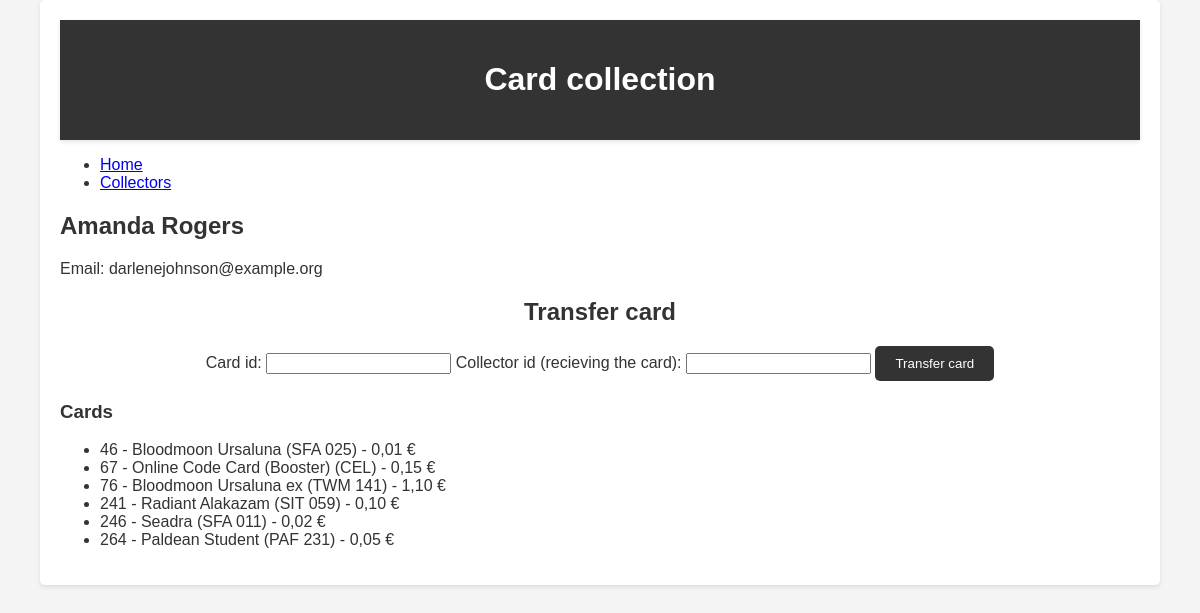
The app's page /collector/1, older data.
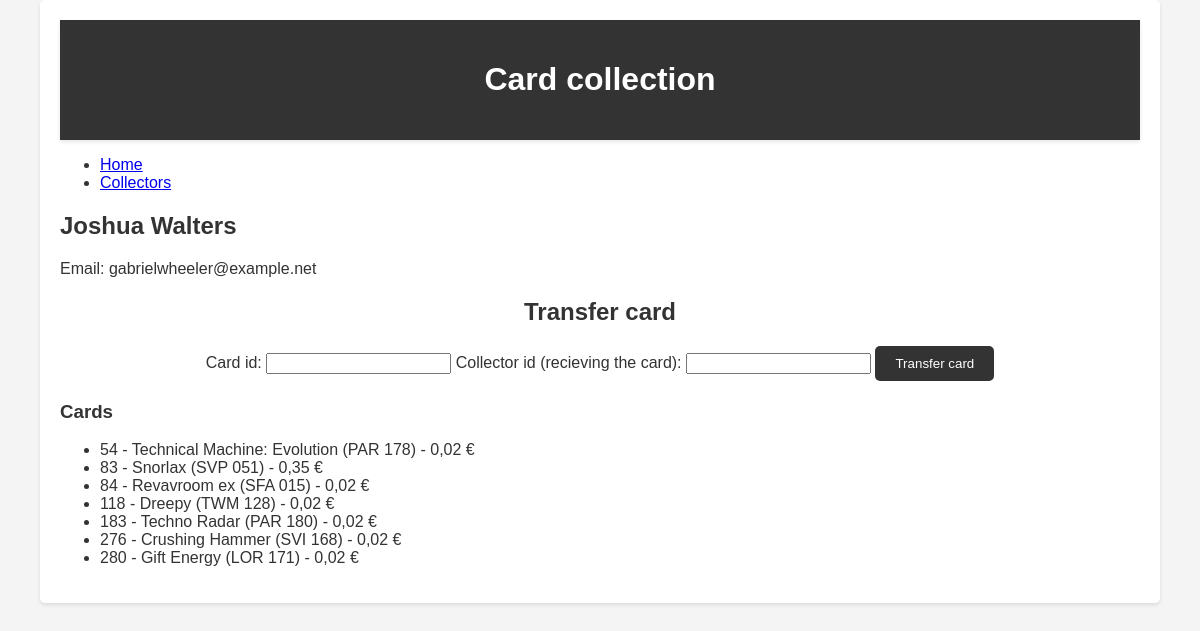
The same page, newer data.
### tables this page shows
CREATE TABLE ZBIRATELJ(
                id_zbiratelj INTEGER PRIMARY KEY,
                ime VARCHAR(255) NOT NULL,
                priimek VARCHAR(255) NOT NULL,
                eposta VARCHAR(255)
                );

CREATE TABLE KARTA(
                id_karta INTEGER PRIMARY KEY,
                ime VARCHAR(255) NOT NULL,
                zaloga INT NOT NULL,
                cena INT NOT NULL,
                slika VARCHAR(255)
                );

### app.py (the view)
@app.route('/collector/<int:id>')
def collector(id):
    conn = get_db_connection()
    collector = conn.execute('SELECT * FROM ZBIRATELJ WHERE id_zbiratelj = ?', (id,)).fetchone()
    cards = conn.execute('''
        SELECT KARTA.* FROM KARTA
        JOIN ZBIRATELJ_KARTA ON KARTA.id_karta = ZBIRATELJ_KARTA.id_karta
        WHERE ZBIRATELJ_KARTA.id_zbiratelj = ?
    ''', (id,)).fetchall()
    conn.close()
    return render_template('collector.html', collector=collector, cards=cards)

### app.py (called while the page is built)
def get_db_connection():
    conn = sqlite3.connect('cards.db')
    conn.row_factory = sqlite3.Row
    return conn

### templates/collector.html (shortened to what this page needs)
{% extends 'base.html' %}
{% block content %}
<h2>{{ collector['ime'] }} {{ collector['priimek'] }}</h2>
<p>Email: {{ collector['eposta'] }}</p>
<form action="/transfer_card" method="post" class="transfer-card-form">
    <h2>Transfer card</h2>
    <label for="card_id">Card id:</label>
    <input type="number" id="card_id" name="card_id" required>
    <label for="new_collector_id">Collector id (recieving the card):</label>
    <input type="number" id="new_collector_id" name="new_collector_id" required>
    <button type="submit">Transfer card</button>
</form>
<h3>Cards</h3>
<ul>
    {% for card in cards %}
    <li>
        {{ card['id_karta'] }} - {{ card['ime'] }} - {{ card['cena'] }}
    </li>
    {% endfor %}
</ul>
{% endblock %}

Row changes from the older to the newer data that the page shows:
no longer on this page (row edited): KARTA: id_karta "46", ime "Bloodmoon Ursaluna (SFA 025)", cena "0,01 €"
no longer on this page (row edited): KARTA: id_karta "67", ime "Online Code Card (Booster) (CEL)", cena "0,15 €"
no longer on this page (row edited): KARTA: id_karta "76", ime "Bloodmoon Ursaluna ex (TWM 141)", cena "1,10 €"
no longer on this page (row edited): KARTA: id_karta "241", ime "Radiant Alakazam (SIT 059)", cena "0,10 €"
no longer on this page (row edited): KARTA: id_karta "246", ime "Seadra (SFA 011)", cena "0,02 €"
no longer on this page (row edited): KARTA: id_karta "264", ime "Paldean Student (PAF 231)", cena "0,05 €"
changed ZBIRATELJ: ime "Amanda" → "Joshua"; priimek "Rogers" → "Walters"; eposta "darlenejohnson@example.org" → "gabrielwheeler@example.net"
now on this page (row edited): KARTA: id_karta "54", ime "Technical Machine: Evolution (PAR 178)", cena "0,02 €"
now on this page (row edited): KARTA: id_karta "83", ime "Snorlax (SVP 051)", cena "0,35 €"
now on this page (row edited): KARTA: id_karta "84", ime "Revavroom ex (SFA 015)", cena "0,02 €"
now on this page (row edited): KARTA: id_karta "118", ime "Dreepy (TWM 128)", cena "0,02 €"
now on this page (row edited): KARTA: id_karta "183", ime "Techno Radar (PAR 180)", cena "0,02 €"
now on this page (row edited): KARTA: id_karta "276", ime "Crushing Hammer (SVI 168)", cena "0,02 €"
now on this page (row edited): KARTA: id_karta "280", ime "Gift Energy (LOR 171)", cena "0,02 €"
